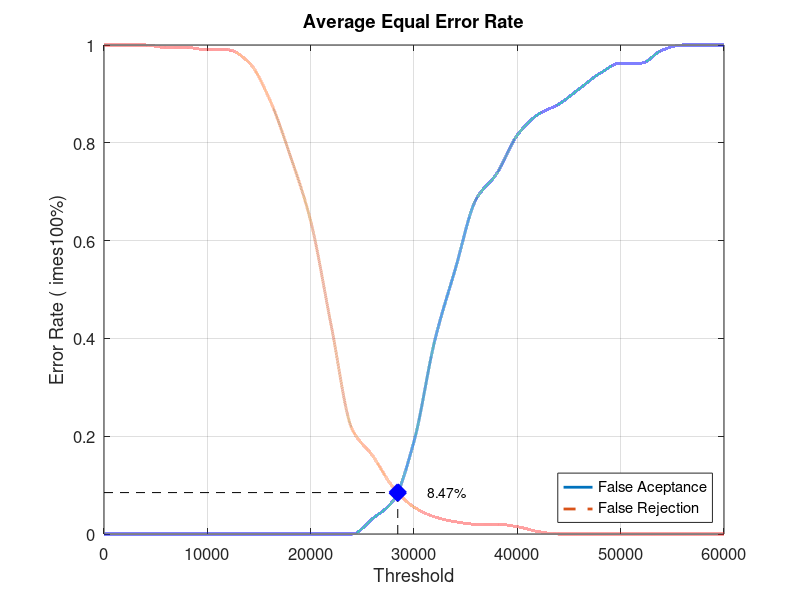
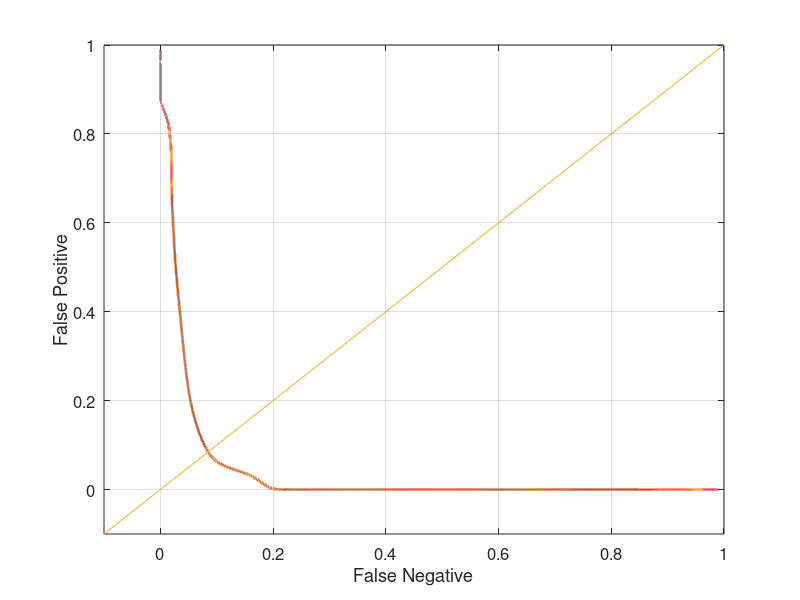

MATLAB code to generate these figures, in order:
close all;
clear;
clc;
x = 0:2000:60000;
xq = 0:0.5:60000;

y0 = [0 0 0 0 0 0 0 0 0 0 0 0 0 0.0315789 0.0684211 0.189474 0.394737 0.542105 0.684211 0.736842 0.815789 0.857895 0.878947 0.910526 0.942105 0.963158 0.963158 0.989474 1 1 1]
yy0 = interp1(x, y0, xq, 'pchip');
y1 = [1 1 1 0.995 0.995 0.99 0.99 0.965 0.89 0.775 0.64 0.425 0.215 0.16 0.095 0.055 0.035 0.025 0.02 0.02 0.015 0.005 0 0 0 0 0 0 0 0 0]
yy1 = interp1(x, y1, xq, 'pchip');

% Calculating EER: 
y2 = abs(y0 - y1);
find(y2 == min(y2))
yy2 = abs(yy0 - yy1);
xEER = find(yy2 == min(yy2));
xEERIndex = xq(xEER) % X-axis EER
yEER = yy0(xEER) % Y-axis EER

main = figure
plot(xq, yy0,'-','LineWidth', 2);	hold on
plot(xq, yy1,'--','LineWidth', 2);	hold on
plot([xEERIndex xEERIndex], [0 yEER], 'k--');	hold on
plot([0 xEERIndex], [yEER yEER], 'k--');	hold on
plot(xEERIndex, yEER, 'bx', 'LineWidth', 10);	hold on
text(xEERIndex + 10 * xEERIndex / 100, yEER, [num2str(round((10000 * yEER)) / 100) '%'])
legend('False Aceptance', 'False Rejection', 'Location', 'SouthEast')
xlabel('Threshold')
ylabel('Error Rate (	imes100%)')
title('Average Equal Error Rate')
set(gca, 'FontSize', 12)
axis([0 60000 0 1])
grid on

print(main, 'Database3_4Main', '-dpng');
FNRxFPR = figure('Color', [1 1 1]);
plot(yy1, yy0, '-', yy1, yy0, 'LineWidth', 2);
hold on
y = -0.1:0.1:1
plot(y, y); 
set(gca, 'FontSize', 12)
xlabel('False Negative')
ylabel('False Positive')
axis([-0.1 1 -0.1 1])
set(gca, 'FontSize', 12)
grid on

print(FNRxFPR, 'Database3_4FNRxFPR','-dpng');
